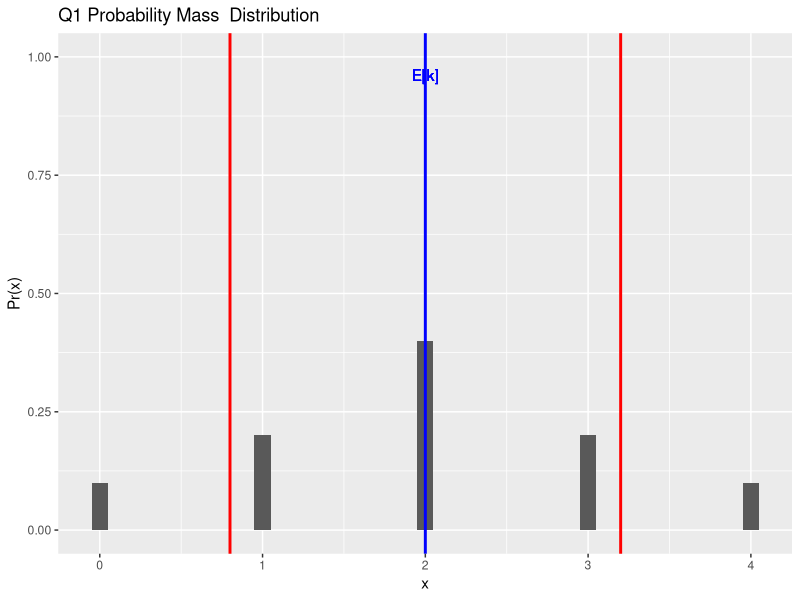
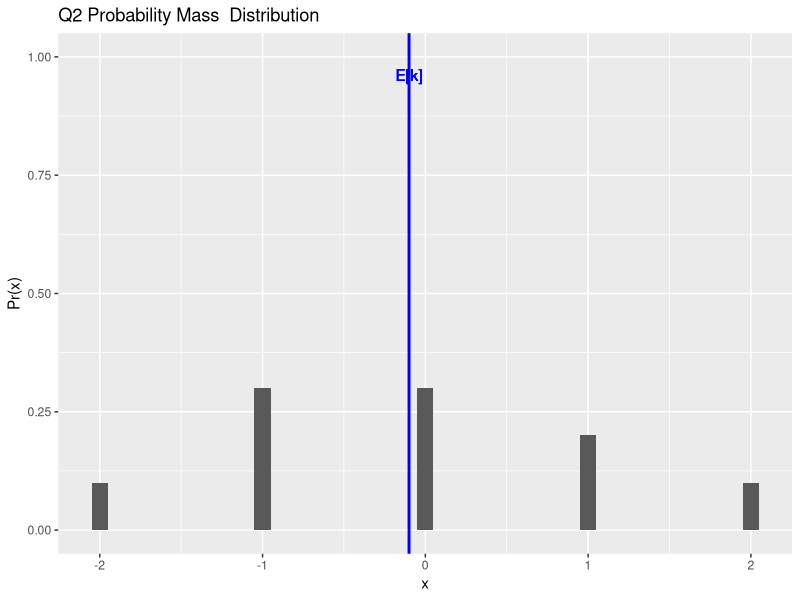
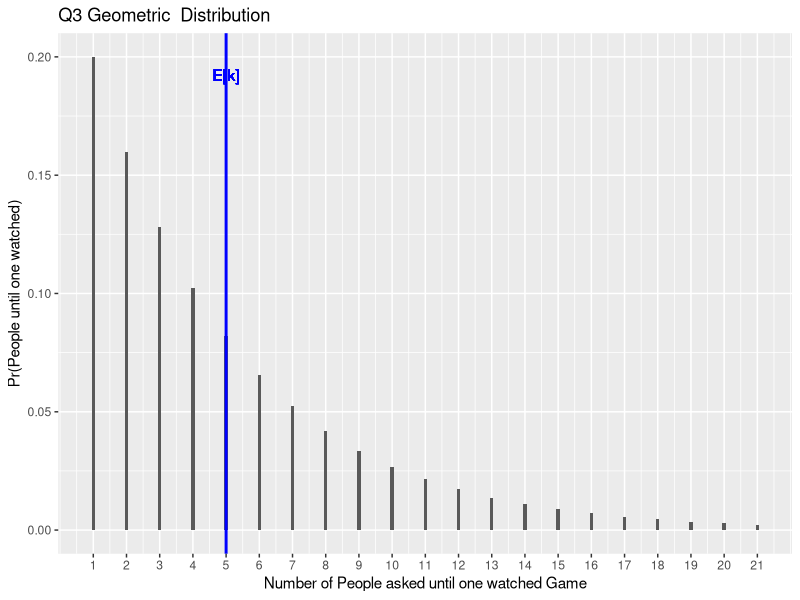

The R source for these figures, in order:
## ---- chunk 1
knitr::opts_chunk$set(echo = TRUE)
library(ggplot2)
library(ggpubr)
library(knitr)
## ---- chunk 2
x<- 0:4
Pr<-c(0.1,0.2,0.4,0.2,0.1)

df <- data.frame(x,Pr)
kable(df,caption = "Q1: Probability Mass Function.")


Q1.p_dist<-ggplot(df, aes(x=x,y=Pr)) + geom_col(width = 0.1)+xlab("x")+ylab("Pr(x)")+ylim(0,1)

## ---- chunk 3
i=0:4
xPr<-x*Pr
df <- data.frame(i,x,Pr,xPr)
Expected<-sum(df$xPr)
kable(df,caption = 'Q1: Expected Value Calculation')
## ---- chunk 4
var_x<-(x-Expected)^2*Pr
df <- data.frame(i,x,Pr,xPr,var_x)
VAR<-sum(df$var_x)
kable(df,caption = 'Q1: Variance Calculation')
## ---- chunk 5

Q1.p_dist+geom_vline(xintercept = Expected, color = "blue", size=1)+geom_text(aes(x=Expected, label="E[k]", y=max(1)),vjust=2,     colour="blue",  text=element_text(size=18))+geom_vline(xintercept = Expected-VAR, color = "red", size=1)+geom_vline(xintercept = Expected+VAR, color = "red", size=1)+
  ggtitle("Q1 Probability Mass  Distribution")

## ---- chunk 6
x<- c(-2,	-1,	0,	1,	2)
Pr<-c(0.1,0.3,0.3,0.2,0.1)

df <- data.frame(x,Pr)
kable(df,caption = "Q2: Probability Mass Function.")


Q2.p_dist<-ggplot(df, aes(x=x,y=Pr)) + geom_col(width = 0.1)+xlab("x")+ylab("Pr(x)")+ylim(0,1)

## ---- chunk 7
i=0:4
xPr<-x*Pr
df <- data.frame(i,x,Pr,xPr)
Expected<-sum(df$xPr)
kable(df,caption = 'Q2: Expected Value Calculation')
## ---- chunk 8
Q2.p_dist+geom_vline(xintercept = Expected, color = "blue", size=1)+geom_text(aes(x=Expected, label="E[k]", y=max(1)),vjust=2,     colour="blue",  text=element_text(size=18))+
  ggtitle("Q2 Probability Mass  Distribution")
## ---- chunk 9
p<-0.2
q<-1-p

## ---- chunk 10
People<-0:20 # Number of Games
E_X<-1/p # Expected Value
Var_X<-(q)/(p*p) # Variance
Pr_win<-c(dgeom(People,p))
People<-0:20+1

df <- data.frame(People,Pr_win)
kable(df,caption="Q3")
# Plot
Geometric.p_dist<-ggplot(df, aes(x=People,y=Pr_win)) + geom_col(width = 0.1)+
  xlab("Number of People asked until one watched Game")+ylab("Pr(People until one watched)")+
  ggtitle("Q3 Geometric  Distribution")+
  scale_x_continuous(breaks=People)+ 
  geom_vline(xintercept = E_X,  color = "blue", size=1)+
  geom_text(aes(x=E_X, label="E[k]", y=max(Pr_win)),vjust=2, 
            colour="blue", text=element_text(size=18))

Geometric.p_dist

